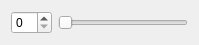
<?xml version="1.0" encoding="UTF-8"?>
<ui version="4.0">
 <class>SmallWidget</class>
 <widget class="QWidget" name="SmallWidget">
  <property name="geometry">
   <rect>
    <x>0</x>
    <y>0</y>
    <width>199</width>
    <height>38</height>
   </rect>
  </property>
  <property name="windowTitle">
   <string>Form</string>
  </property>
  <layout class="QHBoxLayout" name="horizontalLayout">
   <item>
    <widget class="QSpinBox" name="spinBox"/>
   </item>
   <item>
    <widget class="QSlider" name="horizontalSlider">
     <property name="orientation">
      <enum>Qt::Horizontal</enum>
     </property>
    </widget>
   </item>
  </layout>
 </widget>
 <resources/>
 <connections/>
</ui>
